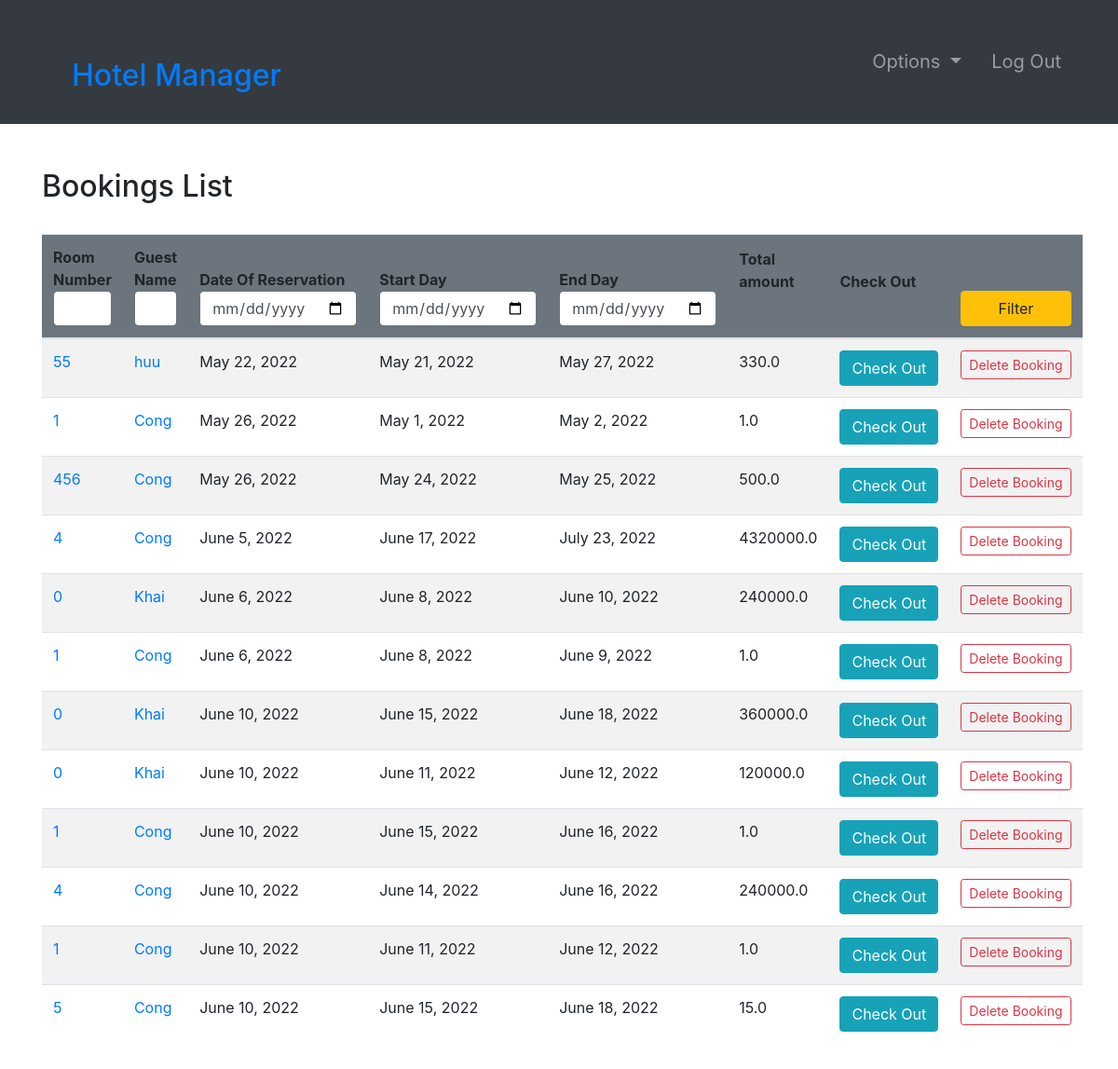
/bookings/ (signed in), run on an earlier commit of the app's database.
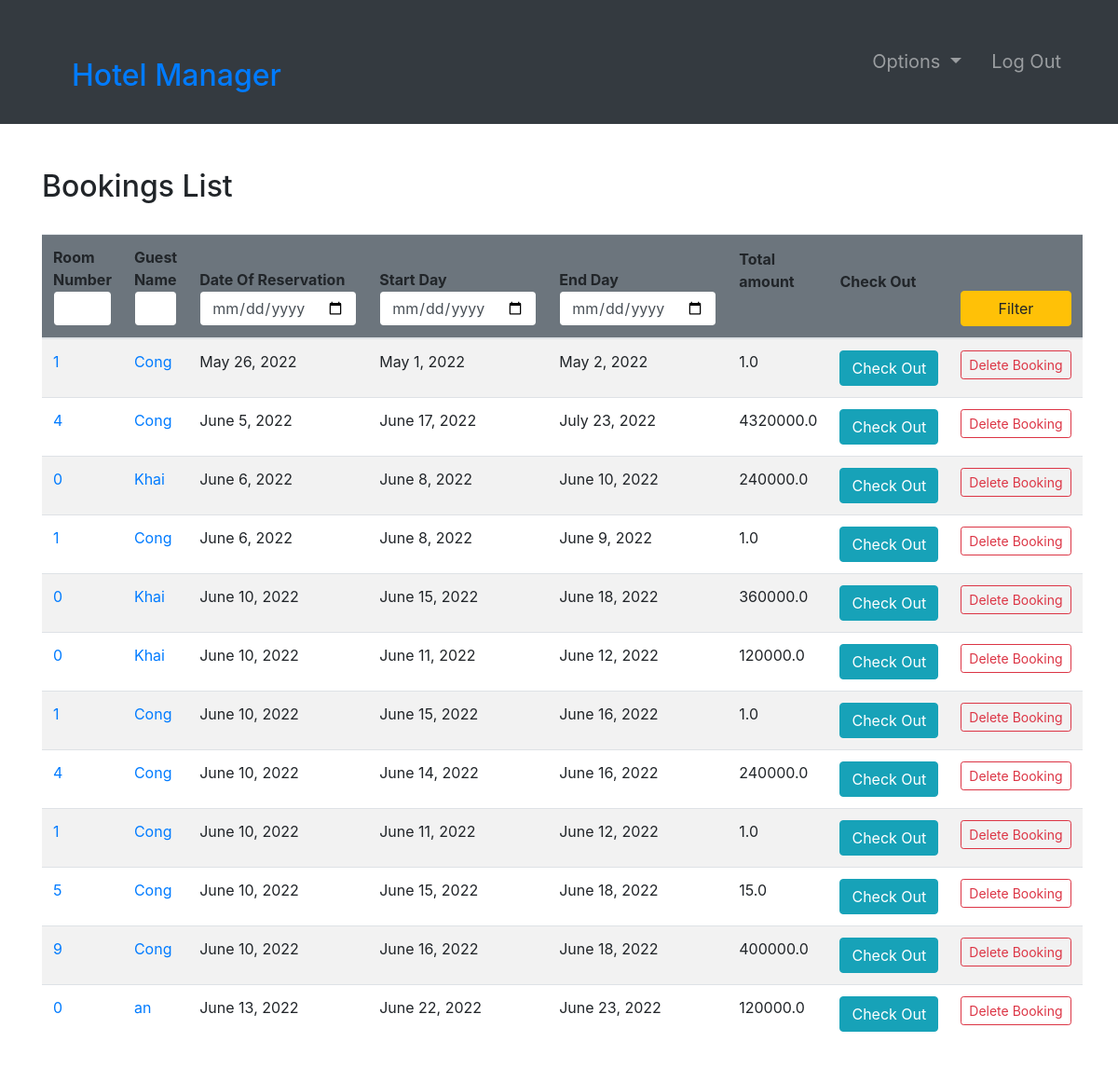
And on a later commit of the database.
### room/models.py (models this page shows, shortened)
class Booking(models.Model):
    roomNumber = models.ForeignKey(Room, on_delete=models.CASCADE)
    guest = models.ForeignKey(Guest, null=True, on_delete=models.CASCADE)
    dateOfReservation = models.DateField(default=timezone.now)
    startDate = models.DateField()
    endDate = models.DateField()

class Room(models.Model):
    ROOM_TYPES = (
        ('A', 'A'),
        ('B', 'B'),
        ('C', 'C'),
    )
    number = models.IntegerField(primary_key=True)
    capacity = models.SmallIntegerField()
    numberOfBeds = models.SmallIntegerField()
    roomType = models.CharField(max_length=20, choices=ROOM_TYPES)
    price = models.FloatField()
    statusStartDate = models.DateField(null=True)
    statusEndDate = models.DateField(null=True)

### accounts/models.py (models this page shows, shortened)
class Guest(models.Model):
    user = models.OneToOneField(User, null=True, on_delete=models.CASCADE)
    phoneNumber = PhoneNumberField(unique=True)

### room/views.py (the view, shortened to what this page needs)
# urls.py: path('bookings/', bookings, name="bookings"),
@login_required(login_url='login')
def bookings(request):
    import datetime
    role = str(request.user.groups.all()[0])
    path = role + "/"
    bookings = Booking.objects.all()
    totals = {}  # <booking : total>
    for booking in bookings:
        start_date = datetime.datetime.strptime(
            str(booking.startDate), "%Y-%m-%d")
        end_date = datetime.datetime.strptime(str(booking.endDate), "%Y-%m-%d")
        numberOfDays = abs((end_date-start_date).days)
        price = Room.objects.get(number=booking.roomNumber.number).price
        total = price * numberOfDays
        totals[booking] = total
    context = {
        "role": role,
        'bookings': bookings,
        'totals': totals
    }
    return render(request, path + "bookings.html", context)

### Templates/admin/bookings.html
{% extends '../index.html' %}
{% block context %}
{% include '../common_pages/bookings.html' %}
{% endblock %}

### Templates/common_pages/bookings.html (shortened to what this page needs)
<div class="container py-5">
    <div class="table-header row">
        <div class="col-sm-12 col-md-12 col-lg-4 mb-4">
            <h2>Bookings List</h2>
        </div>
    </div>
    <table class="table table-hover table-striped">
        <thead class="bg-secondary rounded">
            <tr>
                <form action="" method="POST">
                    <th>Room Number<input type="number" min="0" name="number" value="{{number}}"
                            class="form-control border border-secondary"></th>
                    <th>Guest Name<input type="text" name="name" value="{{name}}"
                            class="form-control border border-secondary"></th>
                    <th>Date Of Reservation<input type="date" name="rez" value="{{rez}}"
                            class="form-control border border-secondary"></th>
                    <th>Start Day<input type="date" name="fd" value="{{fd}}"
                            class="form-control border border-secondary"></th>
                    <th>End Day<input type="date" name="ed" value="{{ed}}" class="form-control border border-secondary">
                    </th>
                    <th class="pb-5">Total amount</th>
                    <th class="pb-5">Check Out</th>
                    <th><button type="submit" name="filter" class="btn btn-warning w-100">Filter</button></th>
                </form>
            </tr>
        </thead>
        <tbody>
            {% for b in bookings %}
            <tr>
                <td><a href="{% url 'room-profile' b.roomNumber.number %}">{{b.roomNumber.number}}</a></td>
                <td><a href="{% url 'guest-profile' b.guest.user.id %}">{{b.guest.user.first_name}}</a></td>
                <td>{{ b.dateOfReservation }}</td>
                <td>{{ b.startDate }}</td>
                <td>{{ b.endDate }}</td>
                <td>
                    {% for key, value in totals.items %}
                    {% if key == b %}
                    {{ value }}
                    {% endif %}
                    {% endfor %}
                </td>
                {% if role == "admin" or role == 'manager' %}
                <td> <a href="{% url 'checkOutBooking' b.id %}" class="btn btn-info">Check&nbsp;Out</a>
                </td>
                <td> <a href="{% url 'deleteBooking' b.id %}"
                        class="btn btn-sm btn-outline-danger">Delete&nbsp;Booking</a></td>
                {% endif %}
            </tr>
            {% endfor %}
        </tbody>
    </table>
</div>

What changed in the data, as far as the page shows it:
removed Booking: roomNumber.number "55", guest.user.first_name "huu", dateOfReservation "May 22, 2022", startDate "May 21, 2022", endDate "May 27, 2022", value "330.0"
removed Booking: roomNumber.number "456", guest.user.first_name "Cong", dateOfReservation "May 26, 2022", startDate "May 24, 2022", endDate "May 25, 2022", value "500.0"
added Booking: roomNumber.number "9", guest.user.first_name "Cong", dateOfReservation "June 10, 2022", startDate "June 16, 2022", endDate "June 18, 2022", value "400000.0"
added Booking: roomNumber.number "0", guest.user.first_name "an", dateOfReservation "June 13, 2022", startDate "June 22, 2022", endDate "June 23, 2022", value "120000.0"
